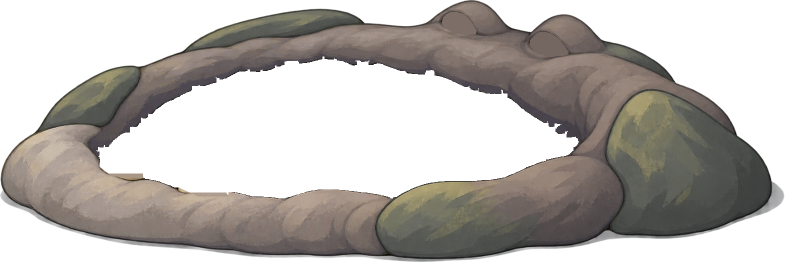
#> input picture tools/CaveMawRig/parts/rim.png, 1569 x 524 px (shown at 1/2 size)
$ python rigdef.py
#> lines starting #> are read from the running program, lines starting #| are printed output that depends on the picture; after the words box and inside, x2 and y2 are one past the last pixel; in counts of white or black regions, pixels touching at a corner belong together
"""Continuous floor contour, surface-follow details and a nine-control tongue cage.

All constraints are baked into ordinary Spine transforms. The shipped rig does
not depend on this authoring code or a custom runtime solver.
"""
import json
import math
from pathlib import Path
from functools import lru_cache
import numpy as np
from PIL import Image

NAME='cave_maw'
ORIGIN=(900,755)
VIEW=dict(scale=.40,W=820,H=410,ox=412,oy=376)
ORDER=['cavity','tongue','tooth_back_0','tooth_back_1','tooth_back_2',
       'tooth_front_0','tooth_front_1','rim','eye_far','eye_near']
SPACING={n:14 for n in ORDER}
SPACING.update(rim=14,cavity=23,tongue=11,eye_far=6,eye_near=6,
               tooth_back_0=8,tooth_back_1=8,tooth_back_2=8,tooth_front_0=8,tooth_front_1=8)
CHAINS={}
BACK=[(356,448),(547,362),(758,324),(1001,330),(1223,405),(1431,494)]
FRONT=[(287,603),(477,636),(700,683),(900,695),(1170,671),(1376,610)]
BONES=[('root',None,ORIGIN),('throat','root',(880,520)),
       ('throat_up','throat',(891,409)),('throat_low','throat',(877,603)),
       ('back_base','root',(906,415)),('front_base','root',(878,704))]
for prefix,points in [('back',BACK),('front',FRONT)]:
    BONES += [(f'{prefix}_{i}',prefix+'_base',point) for i,point in enumerate(points)]
BONES += [('cheek_left','root',(239,537)),('cheek_left_fold','cheek_left',(300,499)),
          ('cheek_right','root',(1431,583)),('cheek_right_fold','cheek_right',(1474,488))]
# Siblings on a baked curve, rather than cumulative chain rotations. Reach is
# distributed along the full tongue instead of translating one short segment.
TONGUE=[(1208,596),(1112,588),(1010,585),(910,585),(811,572),
        (715,530),(632,484),(550,463),(474,479)]
BONES.append(('tongue_socket','root',TONGUE[0]))
for i,point in enumerate(TONGUE):
    BONES.append((f'tongue_{i}','tongue_socket',point))
EDGES={'tongue_edge_a':(804,602),'tongue_edge_b':(644,509)}
BONES += [(name,'tongue_socket',point) for name,point in EDGES.items()]
PLATES={'plate_back':((653,293),'back_1'),'plate_left':((307,425),'cheek_left'),
        'plate_right':((1495,554),'cheek_right'),'plate_front':((996,691),'front_3')}
for name,(point,parent) in PLATES.items():BONES.append((name,parent,point))
BROWS={'brow_far':(1042,274),'brow_near':(1220,316)}
BONES += [(name,'back_base',point) for name,point in BROWS.items()]
EYES={'eye_far':((1042,286),'brow_far'),'eye_near':((1220,329),'brow_near')}
for name,(point,parent) in EYES.items():
    BONES += [(name,parent,point),(name+'_lid',name,(point[0],point[1]+17))]
TEETH={'tooth_back_0':((800,361),'back_base'),'tooth_back_1':((900,371),'back_base'),
       'tooth_back_2':((1013,395),'back_base'),'tooth_front_0':((369,581),'front_base'),
       'tooth_front_1':((530,624),'front_base')}
for name,(point,parent) in TEETH.items():BONES.append((name,parent,point))
BONES += [('mouth_vfx','throat',(869,524)),('tongue_tip_vfx','tongue_8',(461,472))]
SKIN={name:[('root',(0,0),(0,0))] for name in ORDER}
BPOS={name:np.asarray(point,float) for name,_,point in BONES}

parts=Path(__file__).resolve().parent/'parts'
meta=json.loads((parts/'meta.json').read_text('utf-8'))
#> (reads tools/FleetingEchoRig/parts/meta.json from the repository)
alpha=np.asarray(Image.open(parts/'rim.png'))[...,3]
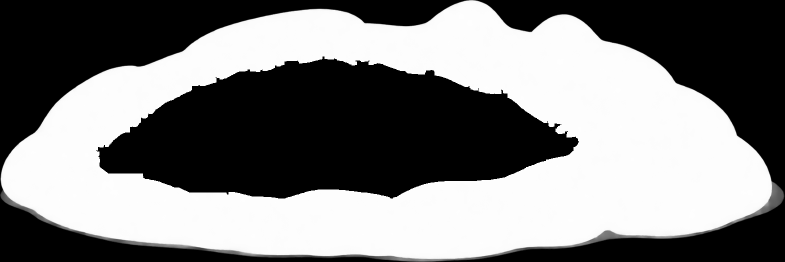
#> alpha: shape (524, 1569) (shown at 1/2 size); min 0, max 255, mean 125.2
occupied=alpha>24
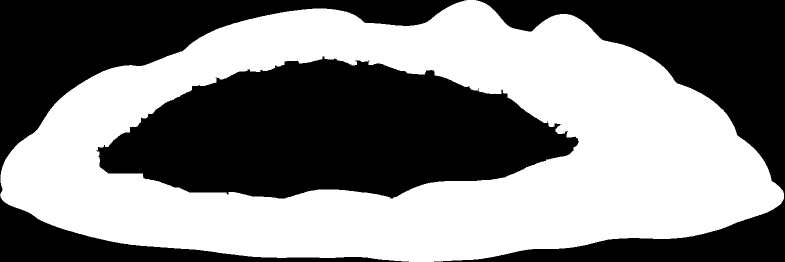
#> occupied: shape (524, 1569) bool (shown at 1/2 size); 50.6% white; 4 black regions, box (x1, y1, x2, y2) and area: (192, 113, 1158, 397) 181442, (868, 0, 1569, 524) 110471, (0, 0, 933, 389) 88068, (0, 391, 818, 524) 26552
columns=np.where(occupied.any(axis=0))[0]
#> columns = 1568 values from 0 to 1567
bottom=np.max(np.where(occupied,np.arange(alpha.shape[0])[:,None],-1),axis=0)
#> bottom = 1569 values, max 523 at index 818, min -1 at index 1568, mean 487.1
#> (the run stopped early here; a loop or call above may not have finished)
